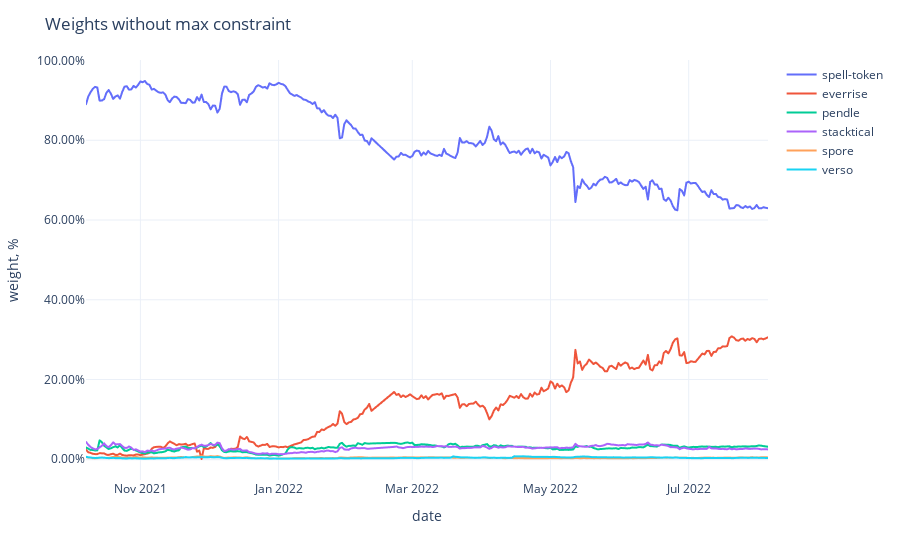

Notebook source saved alongside this figure:
### Code cell
fig = px.line(weights,
              labels={'value': 'weight, %', 'variable': ''})
fig.update_traces(
    hovertemplate="%{y}"
)
fig.update_yaxes(
    tickformat=".2%",
)
fig.update_xaxes(
    showspikes=True,
    spikethickness=2,
    spikedash="dot",
    spikecolor="#999999",
    spikemode="across",
)
fig.update_layout(
    ## showlegend=False,
    hovermode="x",
    hoverdistance=100,  ## Distance to show hover label of data point
    spikedistance=1000,  ## Distance to show spike
    template='plotly_white',
    title='Weights without max constraint'
)

### Figure 1 — Plotly figure (JSON) as saved in the notebook; plotly's stock layout.template omitted (floating-point values rounded to 4 significant figures; data arrays with more than 128 entries replaced by an {"elided": "..."} marker saying what was removed)
{"data": [{"hovertemplate": "%{y}", "legendgroup": "spell-token", "line": {"color": "#636efa", "dash": "solid"}, "marker": {"symbol": "circle"}, "mode": "lines", "name": "spell-token", "showlegend": true, "type": "scattergl", "x": {"elided": "293 str values"}, "xaxis": "x", "y": {"elided": "293 float values"}, "yaxis": "y"}, {"hovertemplate": "%{y}", "legendgroup": "everrise", "line": {"color": "#EF553B", "dash": "solid"}, "marker": {"symbol": "circle"}, "mode": "lines", "name": "everrise", "showlegend": true, "type": "scattergl", "x": {"elided": "293 str values"}, "xaxis": "x", "y": {"elided": "293 float values"}, "yaxis": "y"}, {"hovertemplate": "%{y}", "legendgroup": "pendle", "line": {"color": "#00cc96", "dash": "solid"}, "marker": {"symbol": "circle"}, "mode": "lines", "name": "pendle", "showlegend": true, "type": "scattergl", "x": {"elided": "293 str values"}, "xaxis": "x", "y": {"elided": "293 float values"}, "yaxis": "y"}, {"hovertemplate": "%{y}", "legendgroup": "stacktical", "line": {"color": "#ab63fa", "dash": "solid"}, "marker": {"symbol": "circle"}, "mode": "lines", "name": "stacktical", "showlegend": true, "type": "scattergl", "x": {"elided": "293 str values"}, "xaxis": "x", "y": {"elided": "293 float values"}, "yaxis": "y"}, {"hovertemplate": "%{y}", "legendgroup": "spore", "line": {"color": "#FFA15A", "dash": "solid"}, "marker": {"symbol": "circle"}, "mode": "lines", "name": "spore", "showlegend": true, "type": "scattergl", "x": {"elided": "293 str values"}, "xaxis": "x", "y": {"elided": "293 float values"}, "yaxis": "y"}, {"hovertemplate": "%{y}", "legendgroup": "verso", "line": {"color": "#19d3f3", "dash": "solid"}, "marker": {"symbol": "circle"}, "mode": "lines", "name": "verso", "showlegend": true, "type": "scattergl", "x": {"elided": "293 str values"}, "xaxis": "x", "y": {"elided": "293 float values"}, "yaxis": "y"}], "layout": {"autosize": true, "hoverdistance": 100, "hovermode": "x", "legend": {"title": {"text": ""}, "tracegroupgap": 0}, "margin": {"t": 60}, "spikedistance": 1000, "title": {"text": "Weights without max constraint"}, "xaxis": {"anchor": "y", "autorange": true, "domain": [0, 1], "range": ["2021-10-08", "2022-08-05"], "showspikes": true, "spikecolor": "#999999", "spikedash": "dot", "spikemode": "across", "spikethickness": 2, "title": {"text": "date"}, "type": "date"}, "yaxis": {"anchor": "x", "autorange": true, "domain": [0, 1], "range": [-0.05193, 1.001], "tickformat": ".2%", "title": {"text": "weight, %"}, "type": "linear"}}}
